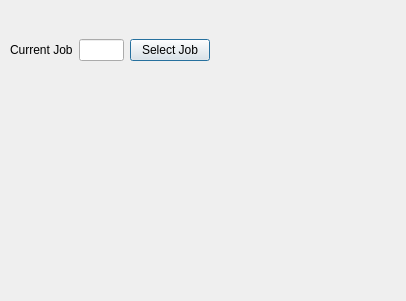
<?xml version="1.0" encoding="UTF-8"?>
<ui version="4.0">
 <class>MainWindowDialog</class>
 <widget class="QDialog" name="MainWindowDialog">
  <property name="geometry">
   <rect>
    <x>0</x>
    <y>0</y>
    <width>406</width>
    <height>301</height>
   </rect>
  </property>
  <property name="windowTitle">
   <string>Dialog</string>
  </property>
  <widget class="QWidget" name="horizontalLayoutWidget">
   <property name="geometry">
    <rect>
     <x>10</x>
     <y>10</y>
     <width>200</width>
     <height>80</height>
    </rect>
   </property>
   <layout class="QHBoxLayout" name="horizontalLayout">
    <item>
     <widget class="QLabel" name="label">
      <property name="text">
       <string>Current Job</string>
      </property>
     </widget>
    </item>
    <item>
     <widget class="QLineEdit" name="lineEdit"/>
    </item>
    <item>
     <widget class="QPushButton" name="pushButton">
      <property name="text">
       <string>Select Job</string>
      </property>
     </widget>
    </item>
   </layout>
  </widget>
 </widget>
 <resources/>
 <connections/>
</ui>
